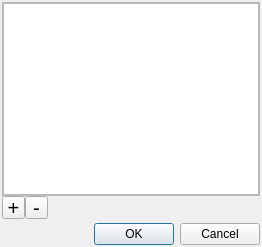
<?xml version="1.0" encoding="UTF-8"?>
<ui version="4.0">
 <class>CEditDialog</class>
 <widget class="QDialog" name="CEditDialog">
  <property name="geometry">
   <rect>
    <x>0</x>
    <y>0</y>
    <width>185</width>
    <height>159</height>
   </rect>
  </property>
  <property name="sizePolicy">
   <sizepolicy hsizetype="Expanding" vsizetype="Expanding">
    <horstretch>0</horstretch>
    <verstretch>0</verstretch>
   </sizepolicy>
  </property>
  <property name="minimumSize">
   <size>
    <width>0</width>
    <height>0</height>
   </size>
  </property>
  <property name="windowTitle">
   <string>Dialog</string>
  </property>
  <layout class="QGridLayout" name="gridLayout">
   <property name="sizeConstraint">
    <enum>QLayout::SetFixedSize</enum>
   </property>
   <property name="leftMargin">
    <number>2</number>
   </property>
   <property name="topMargin">
    <number>2</number>
   </property>
   <property name="rightMargin">
    <number>2</number>
   </property>
   <property name="bottomMargin">
    <number>2</number>
   </property>
   <property name="horizontalSpacing">
    <number>0</number>
   </property>
   <property name="verticalSpacing">
    <number>2</number>
   </property>
   <item row="1" column="0">
    <widget class="CEditWidget" name="EditWidget" native="true"/>
   </item>
   <item row="2" column="0">
    <widget class="QDialogButtonBox" name="buttonBox">
     <property name="orientation">
      <enum>Qt::Horizontal</enum>
     </property>
     <property name="standardButtons">
      <set>QDialogButtonBox::Cancel|QDialogButtonBox::Ok</set>
     </property>
    </widget>
   </item>
   <item row="0" column="0">
    <widget class="QFrame" name="Listframe">
     <property name="sizePolicy">
      <sizepolicy hsizetype="Expanding" vsizetype="Expanding">
       <horstretch>0</horstretch>
       <verstretch>0</verstretch>
      </sizepolicy>
     </property>
     <property name="frameShape">
      <enum>QFrame::NoFrame</enum>
     </property>
     <property name="frameShadow">
      <enum>QFrame::Raised</enum>
     </property>
     <layout class="QVBoxLayout" name="verticalLayout">
      <property name="spacing">
       <number>0</number>
      </property>
      <property name="leftMargin">
       <number>0</number>
      </property>
      <property name="topMargin">
       <number>0</number>
      </property>
      <property name="rightMargin">
       <number>0</number>
      </property>
      <property name="bottomMargin">
       <number>0</number>
      </property>
      <item>
       <widget class="QFrame" name="frame">
        <property name="frameShape">
         <enum>QFrame::StyledPanel</enum>
        </property>
        <property name="frameShadow">
         <enum>QFrame::Raised</enum>
        </property>
        <layout class="QVBoxLayout" name="verticalLayout_2">
         <property name="spacing">
          <number>0</number>
         </property>
         <property name="leftMargin">
          <number>0</number>
         </property>
         <property name="topMargin">
          <number>0</number>
         </property>
         <property name="rightMargin">
          <number>0</number>
         </property>
         <property name="bottomMargin">
          <number>0</number>
         </property>
         <item>
          <widget class="QListWidget" name="listWidget">
           <property name="editTriggers">
            <set>QAbstractItemView::DoubleClicked|QAbstractItemView::EditKeyPressed</set>
           </property>
          </widget>
         </item>
        </layout>
       </widget>
      </item>
      <item>
       <layout class="QHBoxLayout" name="horizontalLayout">
        <property name="spacing">
         <number>0</number>
        </property>
        <item>
         <widget class="QToolButton" name="AddItem">
          <property name="minimumSize">
           <size>
            <width>23</width>
            <height>23</height>
           </size>
          </property>
          <property name="maximumSize">
           <size>
            <width>23</width>
            <height>23</height>
           </size>
          </property>
          <property name="font">
           <font>
            <pointsize>15</pointsize>
           </font>
          </property>
          <property name="text">
           <string>+</string>
          </property>
         </widget>
        </item>
        <item>
         <widget class="QToolButton" name="RemoveItem">
          <property name="sizePolicy">
           <sizepolicy hsizetype="Fixed" vsizetype="Fixed">
            <horstretch>23</horstretch>
            <verstretch>23</verstretch>
           </sizepolicy>
          </property>
          <property name="maximumSize">
           <size>
            <width>23</width>
            <height>23</height>
           </size>
          </property>
          <property name="font">
           <font>
            <pointsize>15</pointsize>
           </font>
          </property>
          <property name="text">
           <string>-</string>
          </property>
         </widget>
        </item>
        <item>
         <spacer name="horizontalSpacer">
          <property name="orientation">
           <enum>Qt::Horizontal</enum>
          </property>
          <property name="sizeHint" stdset="0">
           <size>
            <width>40</width>
            <height>20</height>
           </size>
          </property>
         </spacer>
        </item>
       </layout>
      </item>
     </layout>
    </widget>
   </item>
  </layout>
 </widget>
 <customwidgets>
  <customwidget>
   <class>CEditWidget</class>
   <extends>QWidget</extends>
   <header>ceditwidget.h</header>
   <container>1</container>
  </customwidget>
 </customwidgets>
 <resources/>
 <connections>
  <connection>
   <sender>buttonBox</sender>
   <signal>accepted()</signal>
   <receiver>CEditDialog</receiver>
   <slot>accept()</slot>
   <hints>
    <hint type="sourcelabel">
     <x>184</x>
     <y>158</y>
    </hint>
    <hint type="destinationlabel">
     <x>157</x>
     <y>274</y>
    </hint>
   </hints>
  </connection>
  <connection>
   <sender>buttonBox</sender>
   <signal>rejected()</signal>
   <receiver>CEditDialog</receiver>
   <slot>reject()</slot>
   <hints>
    <hint type="sourcelabel">
     <x>184</x>
     <y>158</y>
    </hint>
    <hint type="destinationlabel">
     <x>286</x>
     <y>274</y>
    </hint>
   </hints>
  </connection>
 </connections>
</ui>
